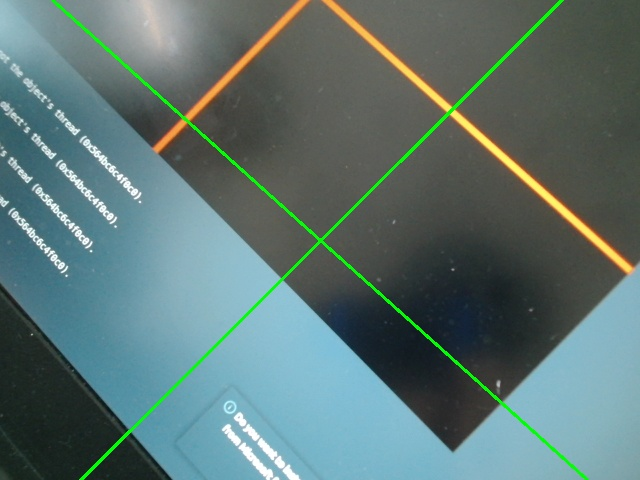
#> input picture captured_image.jpg, 640 x 480 px, given in place of the camera
$ python crossline_detect_version.py
#> lines starting #> are read from the running program, lines starting #| are printed output that depends on the picture; after the words box and inside, x2 and y2 are one past the last pixel; in counts of white or black regions, pixels touching at a corner belong together
### functions.py
import cv2
import numpy as np

def draw_dot(img,x,y):
    cv2.circle(img,(x,y),5,(255,0,255),-1)

# [78 lines left out: functions draw_bounding_box, find_white_points, detect_green_cross_lines, not called in this run]


def detect_red_cross_lines(image):
    '''
    빨간색 십자가의 형태를 감지하고 해당 선들의 각도를 계산하는 함수
    '''
    angles = []  # 새로 추가한 코드: 이 부분을 함수 시작 부분에 추가
    x1, y1, x2, y2 = 0, 0, 0, 0  # 변수 초기화

    # BGR -> HSV Color Transform
    hsv = cv2.cvtColor(image, cv2.COLOR_BGR2HSV)

    # 빨간색 범위의 최소,최대값 저장
    lower_red = np.array([0, 120, 70])
    # upper_red = np.array([10, 255, 255])
    # upper_red = np.array([102, 228, 248])
    upper_red = np.array([10, 255, 255])

    # 빨간색 부분을 추출하여 이진화된 마스크 이미지 추출
    mask = cv2.inRange(hsv, lower_red, upper_red)

    # grayscale 변경
    gray = cv2.cvtColor(image, cv2.COLOR_BGR2GRAY)

    # 임계값 처리 -> 이진화된 이미지 생성
    _, thresh = cv2.threshold(gray, 100, 255, cv2.THRESH_BINARY)

    # canny 로 엣지 검출
    canny = cv2.Canny(thresh, 50, 100)

    # Hough 변환으로 선분 검출
    lines = cv2.HoughLinesP(canny, 1, np.pi/180, 100, minLineLength=50, maxLineGap=100)
    # lines = cv2.HoughLinesP(canny, 1, np.pi/180, 100, minLineLength=100, maxLineGap=10)

    # mask img -> bgr img
    output = cv2.cvtColor(mask, cv2.COLOR_GRAY2BGR)

    # 검출된 선분이 있다면 ?
    if lines is not None:
        for line in lines:
            # first line
            x1, y1, x2, y2 = line[0]


            # 선의 중심에 위치한 픽셀이 빨간색 범위 내인지 확인
            mid_line_x = int((x1 + x2) / 2)
            mid_line_y = int((y1 + y2) / 2)
            pixel_value = mask[mid_line_y, mid_line_x]

            # 중심 픽셀이 빨간색 범위에 있으면, 각도와 선 그리기
            if pixel_value != 0:
                # 점1(x1,y1) 과 점2(x2,y2) 사이에 각도를 계산하는 공식
                '''
                y축과 x축 사이의 각도를 라디안 단위로 계산
                -π ~ π 까지
                * 180 / np.pi 를 통해 라디안 각도를 실제 각도로 변환
                '''

                angle = np.arctan2(y2 - y1, x2 - x1) * 180 / np.pi

                # print(f"angle {angle}")

                # 수평선과 수직선 검출
                cv2.line(output, (x1, y1), (x2, y2), (255, 0, 0), 2)

                float_angle = round(angle, 2) #소수점 2자리까지
                angles.append(float_angle)  # 각도 값 저장
                output = cv2.cvtColor(mask, cv2.COLOR_GRAY2BGR)
                cv2.line(output, (x1, y1), (x2, y2), (255, 0, 0), 2)

        # cv2.imshow("mask", mask)
        # cv2.imshow("result", output)
        cv2.waitKey(0)
    return output, angles, (x1,y1) , (x2,y2)

# [156 lines left out: functions draw_line_between_points, calculate_vector, mouse_handler, detect_red_lines, mask_red_color, draw_lines and 2 more, not called in this run]

def get_slopes( lines ):
    for l in lines:
        x1, y1, x2, y2 = l
        # print(x1,y1,x2,y2)

#초록 십자선 긋기
# [30 lines left out: function draw_line_through_center, not called in this run]

### crossline_detect_version.py
import cv2
import numpy as np
import functions

def main():

    # img variable
    result_image_path = "only_crossline.png"

    # line angle save
    line_angle_save = []

    # cam read
    cap = cv2.VideoCapture(cv2.CAP_DSHOW+1)

    while True:

        # get frame
        ret, frame = cap.read()
#> frame is the input picture: shape (480, 640, 3); mean B, G, R 114, 116.6, 92.9

        # target img
        result_img = cv2.imread(result_image_path)
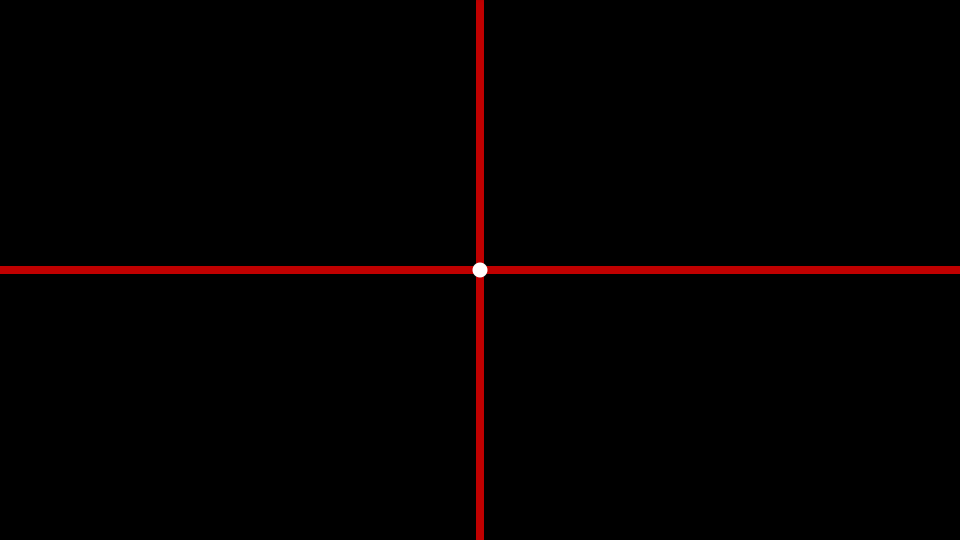
#> input picture only_crossline.png, 1920 x 1080 px (shown at 1/2 size)
#> result_img is the input picture: shape (1080, 1920, 3); mean B, G, R 0.1, 0.1, 4.4

        # target img resize
        rh, rw, _ = result_img.shape
#> rh = 1080; rw = 1920
        rw = rw//2;
#> rw = 960
        rh = rh//2
#> rh = 540
        result_img = cv2.resize(result_img,(rw,rh))
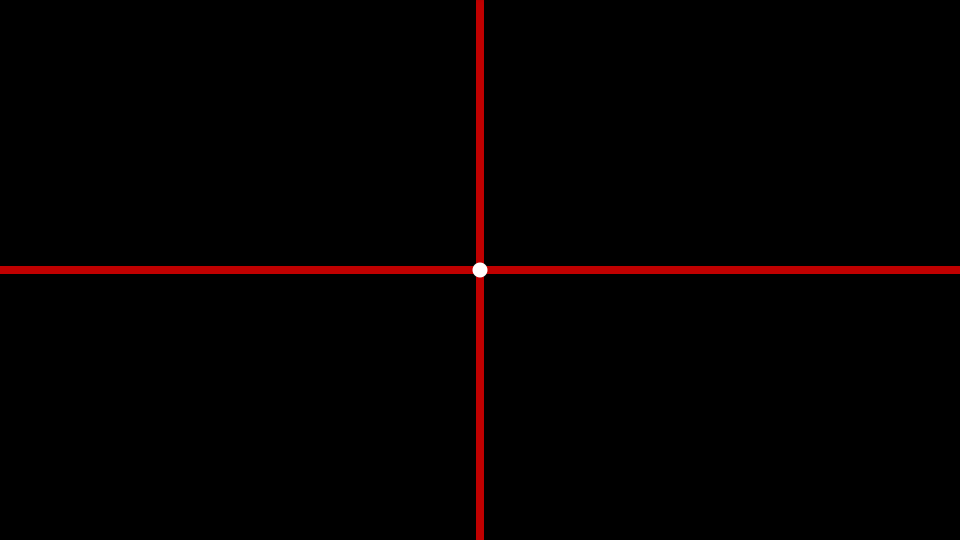
#> result_img: shape (540, 960, 3); mean B, G, R 0.1, 0.1, 4.4

        # target center point
        rw = rw//2
#> rw = 480
        rh = rh//2
#> rh = 270

        only_cross_center = ( rw , rh )
#> only_cross_center = (480, 270)

        # capture img
        image = frame

        # detecting red crossline
        crossline_img, angles, (x1,x2), (y1,y2) = functions.detect_red_cross_lines(image)
#> in detect_red_cross_lines, `hsv = cv2.cvtColor(image, cv2.COLOR_BGR2HSV)`: hsv: shape (480, 640, 3); mean H, S, V 72.6, 63.9, 123.9
#> in detect_red_cross_lines, `mask = cv2.inRange(hsv, lower_red, upper_red)`:
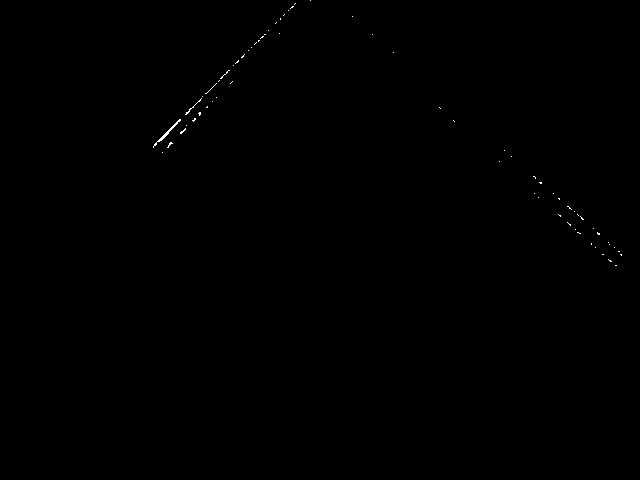
#> mask: shape (480, 640); 0.1% white in thin lines or dots, all inside (x1, y1, x2, y2) = (153, 0, 622, 266)
#> in detect_red_cross_lines, `gray = cv2.cvtColor(image, cv2.COLOR_BGR2GRAY)`:
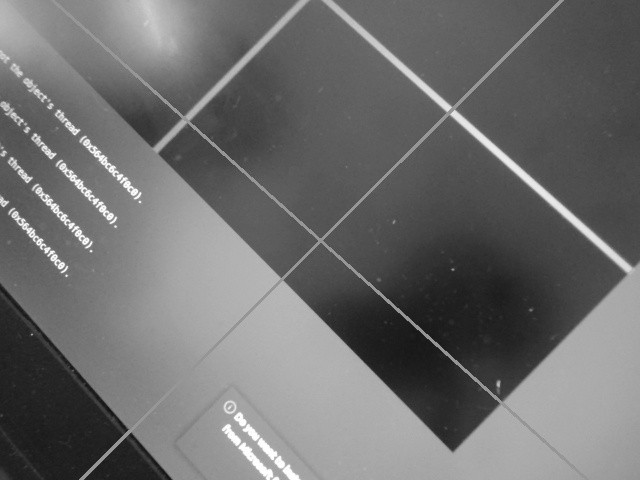
#> gray: shape (480, 640); min 17, max 255, mean 109.2
#> in detect_red_cross_lines, `_, thresh = cv2.threshold(gray, 100, 255, cv2.THRESH_BINARY)`:
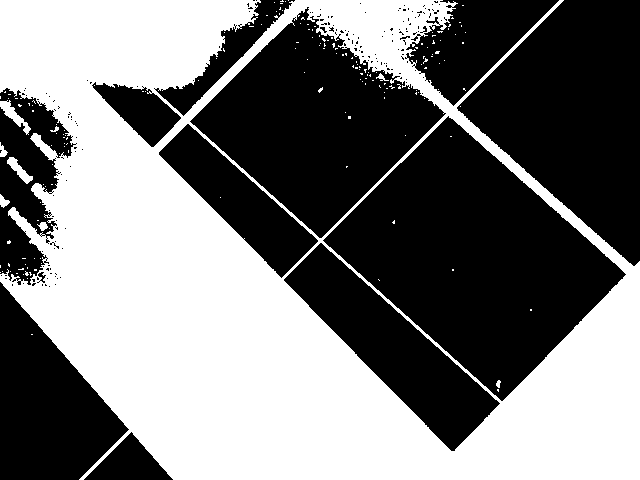
#> thresh: shape (480, 640); 47.3% white; 172 white regions (163 under 20 px), largest, box (x1, y1, x2, y2) and area: (0, 0, 640, 480) 143832, (0, 100, 31, 135) 326, (7, 157, 33, 184) 253
#> in detect_red_cross_lines, `canny = cv2.Canny(thresh, 50, 100)`:
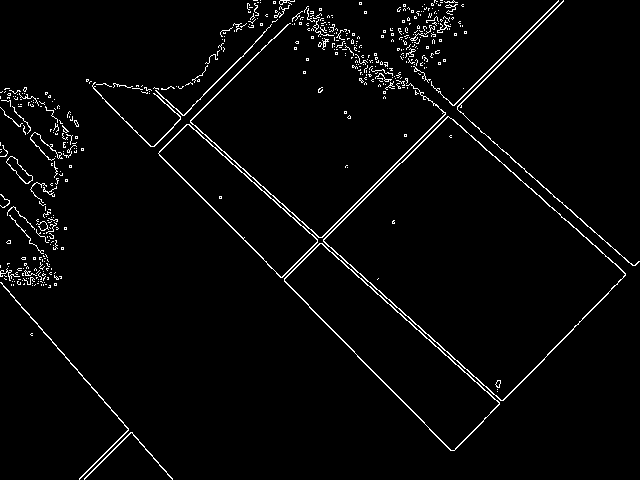
#> canny: shape (480, 640); 2.8% white in thin lines or dots
#> in detect_red_cross_lines, `lines = cv2.HoughLinesP(canny, 1, np.pi/180, 100, minLineLength=50, ma..`: lines = 18 rows, first 6: [282, 277, 558, 1], [150, 89, 499, 403], [153, 88, 500, 400], [284, 279, 563, 0], [0, 282, 160, 466], [309, 307, 452, 450]
#> the loop in detect_red_cross_lines, `for line in lines:` made 18 passes
#> (x1, y1, x2, y2, mid_line_x, mid_line_y) on passes 1 to 12: (282, 277, 558, 1, 420, 139), (150, 89, 499, 403, 324, 246), (153, 88, 500, 400, 326, 244), (284, 279, 563, 0, 423, 139), (0, 282, 160, 466, 80, 374), (309, 307, 452, 450, 380, 378), (401, 58, 628, 262, 514, 160), (20, 284, 294, 0, 157, 142), (102, 98, 308, 304, 205, 201), (86, 81, 266, 261, 176, 171), (423, 92, 625, 274, 524, 183), (284, 278, 399, 163, 341, 220)
#> after the loop in detect_red_cross_lines, `for line in lines:`: angles = []
#> angles = []; x1 = 27; x2 = 283; y1 = 293; y2 = 17
        cv2.imshow('red crossline img',crossline_img)
        cv2.imshow('original img',image)


        key = cv2.waitKey(1)
#> (key q is pressed here)

        if key == ord('q'):
            break

        if key == ord('c'):

            # cam read
            ret, frame = cap.read()
            capture_image = frame

            # angles
            line_angle_save = []
            draw_angles = []
            slopes = []

            #
            for angle in angles:
                if not any(int(angle) // 10 == int(existing_angle) // 10 for existing_angle in line_angle_save):
                    line_angle_save.append(angle)

            if len(line_angle_save) >= 2:
                '''
                각도 -> 기울기로 변환
                '''

                draw_angles.append(line_angle_save[0])
                draw_angles.append(line_angle_save[1])

                slopes.append(np.tan(draw_angles[0] * np.pi / 180.0))
                slopes.append(np.tan(draw_angles[1] * np.pi / 180.0))

                functions.draw_line_through_center(capture_image, slopes[0])
                functions.draw_line_through_center(capture_image, slopes[1])

                # print(f"draw angle{draw_angles[0],draw_angles[1]}")

                print(f"sloples[0]: {slopes[0]} slopes[1]: {slopes[1]}")

                h , w , _ = capture_image.shape

                dy = y2 - y1
                dx = x2 - x1
                slope = dy / dx
                print(f"slope2 : {slope}")

                b = y1 - slope * x1
                y_intercept = int(b) # y 절편

                functions.draw_dot(capture_image,0,y_intercept)
                # functions.draw_dot(capture_image,x2,y2)

                # capture_image = cv2.resize(capture_image,(w,h))

                # 각도 -> 기울기로 변환

                # TODO 객체의 교점 위치 2개 좌표 출력

                # TODO 카메라의 중점과 객체 교점의 위치 차 출력 해서 빼든가 해서 only_crossline 사진에서 중점과 카메라의 중점 비교

                # TODO 초록색 점 출력

                # TODO live 실시간 으로 ㄱㄱ

                # Show the image after drawing lines
                cv2.imshow("capture_image", capture_image)

    cap.release()
    cv2.destroyAllWindows()

if __name__ == "__main__":
    main()
